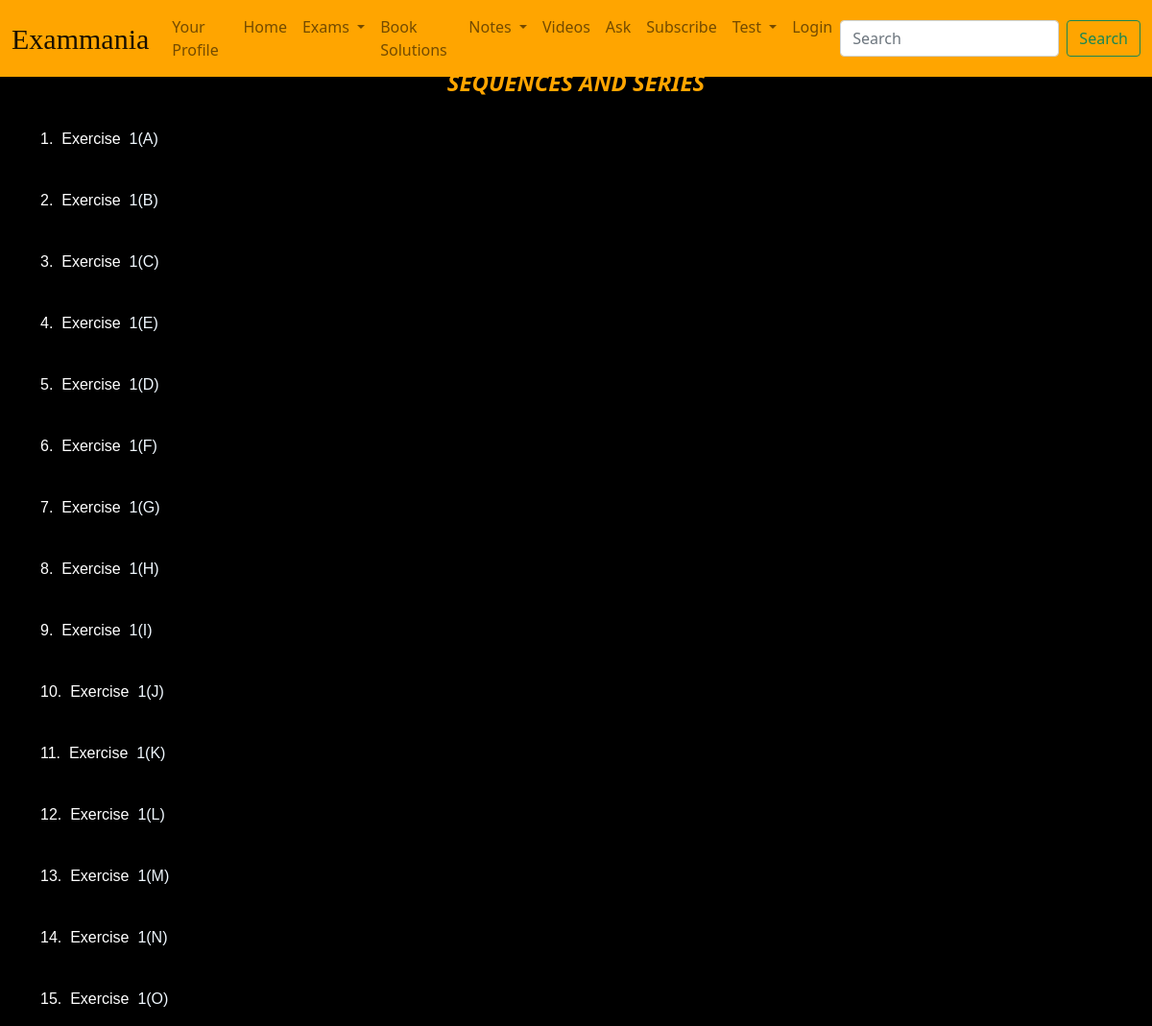
Screenshot of /home/exercise-list/A Text Book of Algebra/SEQUENCES AND SERIES/ with the database file from the repository.
### main/models.py (models this page shows, shortened)
class Chapter(models.Model):
    name= models.CharField(max_length=250)
    book= models.ForeignKey(Book, related_name="chapters", on_delete=models.CASCADE)

class Exercise(models.Model):
    name= models.CharField(max_length=250)
    questions= models.ManyToManyField(BookQuestion, related_name="Exercises", blank=True)
    chapter= models.ForeignKey(Chapter, related_name="exercises", on_delete=models.CASCADE)

### main/views.py (the view)
# urls.py: path("exercise-list/<str:book_name>/<str:chapter_name>/", views.exerciselist, name="exercise_list"),
def exerciselist(request, book_name, chapter_name):
  book=Book.objects.get(name=book_name)
  chapter = Chapter.objects.get(book__name=book_name, name=chapter_name)
  exercises = Exercise.objects.filter(chapter=chapter)
  dic={
    "Exercises": exercises,
    "Chapter": chapter,
    "Book":book,
    "no":0
  }
  print(book.name)
  print(chapter.name)
  return render(request, "main/exerciselist.html", dic)

### templates/main/exerciselist.html (shortened to what this page needs)
{% extends 'main/base.html' %}
{% load static %}
{% block extrahead %}
<link rel="stylesheet" href="{% static 'main/css/exerciselist.css' %}">
{% endblock %}
{% block body %}
<div class="container">
    <h1 id="heading">{{ Chapter.name }}</h1>
    {% for exercise in Exercises %}
    <p id="exercise_name">{{ forloop.counter }}.&nbsp;&nbsp;Exercise&nbsp;&nbsp;<a
            href="{% url 'main:exercise_solution' Book.name Chapter.name exercise.name 0 %}">{{ exercise.name }}</a>
    </p>
    {% endfor %}
</div>
{% endblock %}

### main/static/main/css/base.css (style rules this page uses)
body { background-color: black; color: white; }

### main/static/main/css/exerciselist.css (style rules this page uses)
#heading { text-align: center; color: orange; font-style: oblique; font-weight: bold; font-size: 1.5rem; }
#exercise_name { padding-top: 1.5rem; font-size: 1rem; font-family: sans-serif }
a { text-decoration: none; color: aliceblue; }

### templates/main/base.html (style rules this page uses)
body { background-image: url(/static/main/images/darkened.png); background-attachment: fixed; background-position: center; background-size: cover; }

### rows the page displays
Chapter: name "SEQUENCES AND SERIES"
Exercise: name "1(A)"
Exercise: name "1(B)"
Exercise: name "1(C)"
Exercise: name "1(E)"
Exercise: name "1(D)"
Exercise: name "1(F)"
Exercise: name "1(G)"
Exercise: name "1(H)"
Exercise: name "1(I)"
Exercise: name "1(J)"
Exercise: name "1(K)"
Exercise: name "1(L)"
Exercise: name "1(M)"
Exercise: name "1(N)"
Exercise: name "1(O)"
